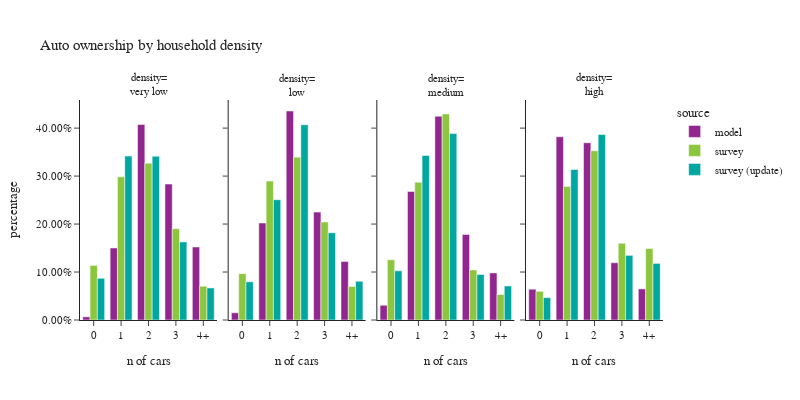

Notebook cell for this chart:
### Code cell
plot_auto(hh.dropna(subset=['hh_density_group']),'hh_density_group','household density','density')

### Figure 1 — Plotly figure (JSON) as saved in the notebook; plotly's stock layout.template omitted (floating-point values rounded to 4 significant figures)
{"data": [{"alignmentgroup": "True", "customdata": [[1441], [32592], [88445], [61506], [33036]], "hovertemplate": "source=model<br>hh_density_group=very low<br>auto_ownership_simple=%{x}<br>percentage=%{y}<br>sample count=%{customdata[0]}<extra></extra>", "legendgroup": "model", "marker": {"color": "#91268F", "pattern": {"shape": ""}}, "name": "model", "offsetgroup": "model", "orientation": "v", "showlegend": true, "textposition": "auto", "type": "bar", "x": ["0", "1", "2", "3", "4+"], "xaxis": "x", "y": [0.00664, 0.1502, 0.4075, 0.2834, 0.1522], "yaxis": "y"}, {"alignmentgroup": "True", "customdata": [[3282], [43867], [94550], [48803], [26512]], "hovertemplate": "source=model<br>hh_density_group=low<br>auto_ownership_simple=%{x}<br>percentage=%{y}<br>sample count=%{customdata[0]}<extra></extra>", "legendgroup": "model", "marker": {"color": "#91268F", "pattern": {"shape": ""}}, "name": "model", "offsetgroup": "model", "orientation": "v", "showlegend": false, "textposition": "auto", "type": "bar", "x": ["0", "1", "2", "3", "4+"], "xaxis": "x2", "y": [0.01512, 0.2021, 0.4357, 0.2249, 0.1222], "yaxis": "y2"}, {"alignmentgroup": "True", "customdata": [[13292], [116349], [184404], [77421], [42628]], "hovertemplate": "source=model<br>hh_density_group=medium<br>auto_ownership_simple=%{x}<br>percentage=%{y}<br>sample count=%{customdata[0]}<extra></extra>", "legendgroup": "model", "marker": {"color": "#91268F", "pattern": {"shape": ""}}, "name": "model", "offsetgroup": "model", "orientation": "v", "showlegend": false, "textposition": "auto", "type": "bar", "x": ["0", "1", "2", "3", "4+"], "xaxis": "x3", "y": [0.03062, 0.268, 0.4248, 0.1784, 0.0982], "yaxis": "y3"}, {"alignmentgroup": "True", "customdata": [[27861], [165801], [160372], [51821], [28121]], "hovertemplate": "source=model<br>hh_density_group=high<br>auto_ownership_simple=%{x}<br>percentage=%{y}<br>sample count=%{customdata[0]}<extra></extra>", "legendgroup": "model", "marker": {"color": "#91268F", "pattern": {"shape": ""}}, "name": "model", "offsetgroup": "model", "orientation": "v", "showlegend": false, "textposition": "auto", "type": "bar", "x": ["0", "1", "2", "3", "4+"], "xaxis": "x4", "y": [0.0642, 0.3821, 0.3695, 0.1194, 0.0648], "yaxis": "y4"}, {"alignmentgroup": "True", "customdata": [[96], [280], [212], [65], [27]], "hovertemplate": "source=survey<br>hh_density_group=very low<br>auto_ownership_simple=%{x}<br>percentage=%{y}<br>sample count=%{customdata[0]}<extra></extra>", "legendgroup": "survey", "marker": {"color": "#8CC63E", "pattern": {"shape": ""}}, "name": "survey", "offsetgroup": "survey", "orientation": "v", "showlegend": true, "textposition": "auto", "type": "bar", "x": ["0", "1", "2", "3", "4+"], "xaxis": "x", "y": [0.1138, 0.2984, 0.327, 0.1903, 0.07042], "yaxis": "y"}, {"alignmentgroup": "True", "customdata": [[94], [283], [195], [65], [23]], "hovertemplate": "source=survey<br>hh_density_group=low<br>auto_ownership_simple=%{x}<br>percentage=%{y}<br>sample count=%{customdata[0]}<extra></extra>", "legendgroup": "survey", "marker": {"color": "#8CC63E", "pattern": {"shape": ""}}, "name": "survey", "offsetgroup": "survey", "orientation": "v", "showlegend": false, "textposition": "auto", "type": "bar", "x": ["0", "1", "2", "3", "4+"], "xaxis": "x2", "y": [0.0966, 0.2895, 0.3395, 0.2044, 0.06998], "yaxis": "y2"}, {"alignmentgroup": "True", "customdata": [[196], [423], [298], [60], [33]], "hovertemplate": "source=survey<br>hh_density_group=medium<br>auto_ownership_simple=%{x}<br>percentage=%{y}<br>sample count=%{customdata[0]}<extra></extra>", "legendgroup": "survey", "marker": {"color": "#8CC63E", "pattern": {"shape": ""}}, "name": "survey", "offsetgroup": "survey", "orientation": "v", "showlegend": false, "textposition": "auto", "type": "bar", "x": ["0", "1", "2", "3", "4+"], "xaxis": "x3", "y": [0.1256, 0.2874, 0.4295, 0.1042, 0.05327], "yaxis": "y3"}, {"alignmentgroup": "True", "customdata": [[100], [325], [181], [48], [24]], "hovertemplate": "source=survey<br>hh_density_group=high<br>auto_ownership_simple=%{x}<br>percentage=%{y}<br>sample count=%{customdata[0]}<extra></extra>", "legendgroup": "survey", "marker": {"color": "#8CC63E", "pattern": {"shape": ""}}, "name": "survey", "offsetgroup": "survey", "orientation": "v", "showlegend": false, "textposition": "auto", "type": "bar", "x": ["0", "1", "2", "3", "4+"], "xaxis": "x4", "y": [0.05979, 0.2784, 0.3528, 0.16, 0.1491], "yaxis": "y4"}, {"alignmentgroup": "True", "customdata": [[105], [297], [216], [66], [29]], "hovertemplate": "source=survey (update)<br>hh_density_group=very low<br>auto_ownership_simple=%{x}<br>percentage=%{y}<br>sample count=%{customdata[0]}<extra></extra>", "legendgroup": "survey (update)", "marker": {"color": "#00A7A0", "pattern": {"shape": ""}}, "name": "survey (update)", "offsetgroup": "survey (update)", "orientation": "v", "showlegend": true, "textposition": "auto", "type": "bar", "x": ["0", "1", "2", "3", "4+"], "xaxis": "x", "y": [0.08704, 0.3417, 0.3416, 0.1628, 0.06686], "yaxis": "y"}, {"alignmentgroup": "True", "customdata": [[103], [293], [203], [67], [27]], "hovertemplate": "source=survey (update)<br>hh_density_group=low<br>auto_ownership_simple=%{x}<br>percentage=%{y}<br>sample count=%{customdata[0]}<extra></extra>", "legendgroup": "survey (update)", "marker": {"color": "#00A7A0", "pattern": {"shape": ""}}, "name": "survey (update)", "offsetgroup": "survey (update)", "orientation": "v", "showlegend": false, "textposition": "auto", "type": "bar", "x": ["0", "1", "2", "3", "4+"], "xaxis": "x2", "y": [0.07961, 0.2508, 0.4071, 0.1819, 0.08063], "yaxis": "y2"}, {"alignmentgroup": "True", "customdata": [[213], [439], [315], [65], [38]], "hovertemplate": "source=survey (update)<br>hh_density_group=medium<br>auto_ownership_simple=%{x}<br>percentage=%{y}<br>sample count=%{customdata[0]}<extra></extra>", "legendgroup": "survey (update)", "marker": {"color": "#00A7A0", "pattern": {"shape": ""}}, "name": "survey (update)", "offsetgroup": "survey (update)", "orientation": "v", "showlegend": false, "textposition": "auto", "type": "bar", "x": ["0", "1", "2", "3", "4+"], "xaxis": "x3", "y": [0.1025, 0.343, 0.3885, 0.09493, 0.07104], "yaxis": "y3"}, {"alignmentgroup": "True", "customdata": [[106], [335], [198], [53], [25]], "hovertemplate": "source=survey (update)<br>hh_density_group=high<br>auto_ownership_simple=%{x}<br>percentage=%{y}<br>sample count=%{customdata[0]}<extra></extra>", "legendgroup": "survey (update)", "marker": {"color": "#00A7A0", "pattern": {"shape": ""}}, "name": "survey (update)", "offsetgroup": "survey (update)", "orientation": "v", "showlegend": false, "textposition": "auto", "type": "bar", "x": ["0", "1", "2", "3", "4+"], "xaxis": "x4", "y": [0.04668, 0.3139, 0.3867, 0.1348, 0.118], "yaxis": "y4"}], "layout": {"annotations": [{"font": {}, "showarrow": false, "text": "density=<br>very low", "x": 0.1175, "xanchor": "center", "xref": "paper", "y": 1.0, "yanchor": "bottom", "yref": "paper"}, {"font": {}, "showarrow": false, "text": "density=<br>low", "x": 0.3725, "xanchor": "center", "xref": "paper", "y": 1.0, "yanchor": "bottom", "yref": "paper"}, {"font": {}, "showarrow": false, "text": "density=<br>medium", "x": 0.6275, "xanchor": "center", "xref": "paper", "y": 1.0, "yanchor": "bottom", "yref": "paper"}, {"font": {}, "showarrow": false, "text": "density=<br>high", "x": 0.8825, "xanchor": "center", "xref": "paper", "y": 1.0, "yanchor": "bottom", "yref": "paper"}], "barmode": "group", "font": {"size": 11}, "height": 400, "legend": {"title": {"text": "source"}, "tracegroupgap": 0}, "title": {"text": "Auto ownership by household density"}, "width": 800, "xaxis": {"anchor": "y", "domain": [0.0, 0.235], "title": {"text": "n of cars"}}, "xaxis2": {"anchor": "y2", "domain": [0.255, 0.49], "matches": "x", "title": {"text": "n of cars"}}, "xaxis3": {"anchor": "y3", "domain": [0.51, 0.745], "matches": "x", "title": {"text": "n of cars"}}, "xaxis4": {"anchor": "y4", "domain": [0.765, 1.0], "matches": "x", "title": {"text": "n of cars"}}, "yaxis": {"anchor": "x", "domain": [0.0, 1.0], "tickformat": ".2%", "title": {"text": "percentage"}}, "yaxis2": {"anchor": "x2", "domain": [0.0, 1.0], "matches": "y", "showticklabels": false, "tickformat": ".2%"}, "yaxis3": {"anchor": "x3", "domain": [0.0, 1.0], "matches": "y", "showticklabels": false, "tickformat": ".2%"}, "yaxis4": {"anchor": "x4", "domain": [0.0, 1.0], "matches": "y", "showticklabels": false, "tickformat": ".2%"}}}
